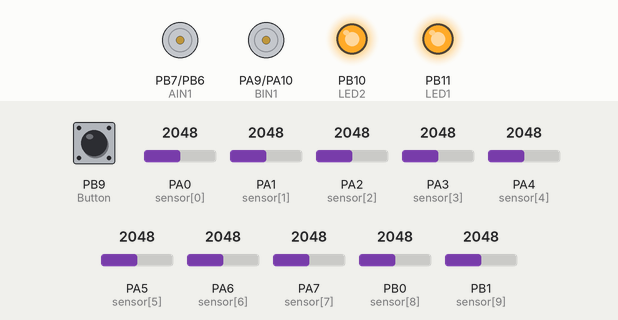
Simulated run of this sketch. Board: STM32 Blue Pill. On the bench: motor-driver pin pairs drawn as motors (green arrow = first pin HIGH = forward, orange = second pin HIGH = backward, longer = more drive, scaled by the enable pin), output pins drawn as LEDs (lit = HIGH). The test bench sets the inputs (shaded band); at power-on: PB9 (Button) HIGH, PA0 (sensor[0]) = 2048, PA2 (sensor[2]) = 2048, PA3 (sensor[3]) = 2048, PA1 (sensor[1]) = 2048, PA4 (sensor[4]) = 2048, PA5 (sensor[5]) = 2048, PA6 (sensor[6]) = 2048, PA7 (sensor[7]) = 2048, PB0 (sensor[8]) = 2048, PB1 (sensor[9]) = 2048.

Above: at 1.2 s.
1.3 s: PB9 (Button) pulled LOW for 0.15 s
At 3.5 s:
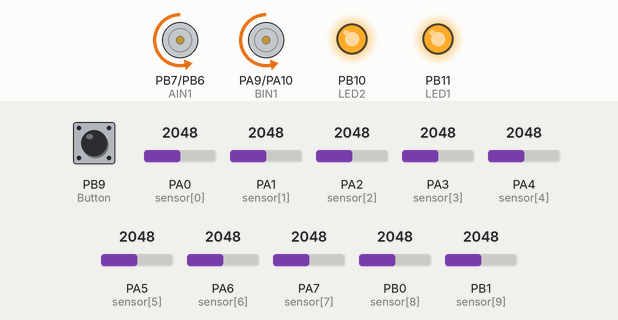
3.8 s: PA0 (sensor[0]) set to 2466
5.3 s: PA0 (sensor[0]) set to 2558
At 6.3 s:
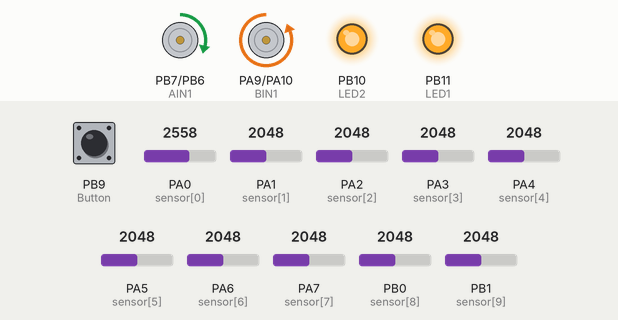
6.8 s: PA2 (sensor[2]) set to 2540
At 7.4 s:
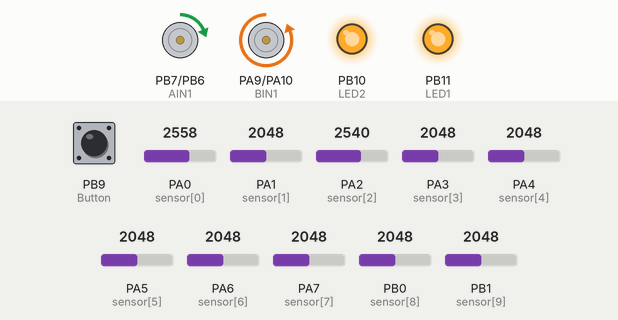
8.3 s: PA3 (sensor[3]) set to 2435
9.8 s: PA3 (sensor[3]) set to 2571
At 10.9 s:
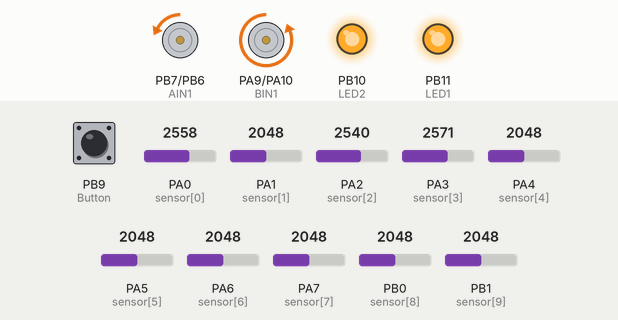
Timing chart, 0 to 12.3 s (numbered marks = the images above; inputs shaded):
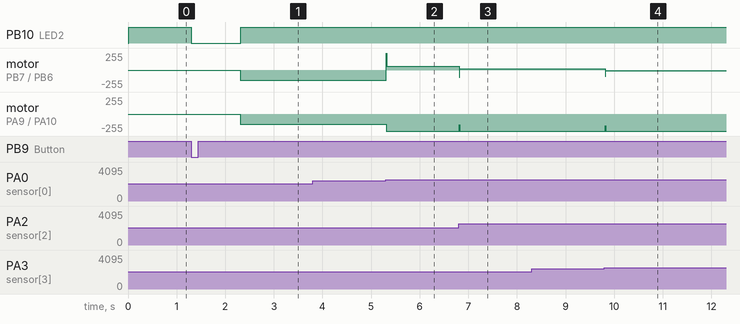

Measured:
- the behaviour switches between 2500 and 2501 on PA0 (sensor[0]) (found by bisection; images 1 and 2)
- after the input at 1.3 s, PB10 (LED2): HIGH → LOW at once, → HIGH 1.0 s later; motor on PB7 (AIN1) / PB6 (AIN2), motor on PA9 (BIN1) / PA10 (BIN2): stopped → backward 150/255 after 1.0 s
- after the input at 3.8 s, every drawn part: stays the same
- after the input at 5.3 s, motor on PB7 (AIN1) / PB6 (AIN2): backward 150/255 → forward 57/255 at once; motor on PA9 (BIN1) / PA10 (BIN2): backward 150/255 → backward 255/255 at once
- after the input at 6.8 s, motor on PB7 (AIN1) / PB6 (AIN2): forward 57/255 → forward 18/255 at once; motor on PA9 (BIN1) / PA10 (BIN2): backward 255/255 → backward 163/255 at once, → backward 255/255 0.01 s later
- after the input at 8.3 s, every drawn part: stays the same
- after the input at 9.8 s, motor on PB7 (AIN1) / PB6 (AIN2): forward 18/255 → backward 13/255 at once; motor on PA9 (BIN1) / PA10 (BIN2): backward 255/255 → backward 178/255 at once, → backward 255/255 0.01 s later

The sketch:

Line_Follower_2_Random_Kinda_Working_Program.ino
```cpp
#include<math.h>
#define LED1 PB11
#define LED2 PB10
#define Button PB9 /*  Se creeaza valori carora le alocam pini, aceeiasi chestie cu "int Button = 13;"*/
#define AIN2 PB6 /* Fiecare variabila careia i se atribuie o valoare in afara unei functii, valoarea ei este considerata ca fiind numarul pinului */
#define AIN1 PB7
#define BIN2 PA10  // intrarile de la motoare
#define BIN1 PA9
#define ENA PB5  //seteaza viteza motoarelor
#define ENB PC13


int sensor[10] = {PA0, PA1, PA2, PA3, PA4, PA5, PA6, PA7, PB0, PB1}; /* Desemnam pinii sensorilor de pe Arduino, pot fi notati fi cu A0-A7 fie cu 18-25, au si alte notatii */

float speedA = 0; /* Deoarece nu exista pinul 0 pe Arduino(incep de la 1) variabilelor le poate fi data valoarea 0, nefiind considerat pin */
float speedB = 0;


int buttonState = 0;
int lastbuttonState = 0;
int x = 0;
float d = 0;
float d2 = 0;
float d3 = 0;
double kp = 0;
double kd = 0;
double ki = 0;
int Speed = 0;
int index1[11];
int s[10];
int valori[10];
int curba0 = 0;
int curba = 0;
int curba2 = 0;
int curba3 = 0;
int curba4 = 0;

void setup() {
  pinMode(LED1, OUTPUT);
  pinMode(LED2, OUTPUT);
  pinMode(AIN1, OUTPUT);
  pinMode(AIN2, OUTPUT);
  pinMode(BIN1, OUTPUT);
  pinMode(BIN2, OUTPUT);
  pinMode(ENA, OUTPUT);
  pinMode(ENB, OUTPUT);
  pinMode(Button, INPUT_PULLUP);/* "INPUT_PULLUP" desemneaza pinul ca fiind de input si il seteaza ca fiind "HIGH" */
  lastbuttonState = digitalRead(Button);
  for(int i = 0; i<10; i++)
    pinMode(sensor[i], INPUT_ANALOG);

  digitalWrite(LED1, HIGH);

  Serial.begin(9600);

  /*kp = 39.5;
    kd = 84;
    ki = 0;
    curba0 = 10;
    curba = 15;
    curba2 = 20;
    curba3 = 25;
    curba4 = 30;
  */
}


void loop() {


for(int i = 0; i<10; i++){
  s[i] = analogRead(sensor[i]); /* Citim valorile sensorilor si le punem intr-un vecctor */
  delay(1); /* Delay de 1 milisecunda penru stabilitate */
}
  d2 = d;
  d = error();

  //Serial.print(d); Serial.print(" ");Serial.print(d2);Serial.println(" ");
  if(isnan(d))
    d = d2;

  Speed = 150;
  kp = 39.5; //39.5
  kd = 125; //100
  ki = 0; //0
  curba0 = 10;
  curba = 15;
  curba2 = 20;
  curba3 = 25;
  curba4 = 30;
  /*if(abs(d) >= 3)
    ki = 0.35;*/
   //Serial.println(Speed);

   /* Formula de reglare PID */
   speedA = Speed + ((kp*d)+(kd*(d-d2))+(ki*(d+d2)));
   speedB = Speed - ((kp*d)+(kd*(d-d2))+(ki*(d+d2)));

   /* Daca valoare vitezei trece peste 255 atunci arduino o scade cu 255 si pune valoarea rezultata ca viteza motoarelor */

     if(abs(d) > 3){
       if(speedA < speedB)
         speedA -= curba4;
       else if(speedB < speedA)
         speedB -= curba4;}
     else if(abs(d) > 2.5){
      if(speedA < speedB)
        speedA -= curba3;
      else if(speedB < speedA)
        speedB -= curba3;
     }else if(abs(d) > 2){
      if(speedA < speedB)
        speedA -= curba2;
      else if(speedB < speedA)
        speedB -= curba2;
     }else if(abs(d) > 1.5){
      if(speedA < speedB)
        speedA -= curba;
      else if(speedB < speedA)
        speedB -= curba;
     }else if(abs(d) > 1){
      if(speedA < speedB)
        speedA -= curba0;
      else if(speedB < speedA)
        speedB -= curba0;
     }
  //Serial.print(speedA); Serial.print(" "); Serial.println(speedB);

  if(speedA > 255)
    speedA = 255;
  if(speedB > 255)
    speedB = 255;
  if(speedA < -255)
    speedA = -255;
  if(speedB < -255)
    speedB = -255;

  Start();

  if(x == 1){
    if(speedB > 0){
      analogWrite(BIN2, abs(speedB));
      analogWrite(BIN1, 0);
      digitalWrite(ENB, HIGH);
    }
    else{
      analogWrite(BIN2, 0);
      analogWrite(BIN1, abs(speedB));
      digitalWrite(ENB, HIGH);
    }


    if(speedA < 0){
      analogWrite(AIN1, abs(speedA));
      analogWrite(AIN2, 0);
      digitalWrite(ENA, HIGH);
    }
    else{
      analogWrite(AIN1, 0);
      analogWrite(AIN2, abs(speedA));
      digitalWrite(ENA, HIGH);
    }
  }
  else {
    digitalWrite(ENB, LOW);
    digitalWrite(ENA, LOW);
  }
}


/* * * * * * * * * * * * * * * * * * * * * * * * * * * * * * * * * * * * * * * * * * * * * * * * * * * * * * * * */


void Start(void){
  /* Citim starea butonului si daca este diferita de starea anterioara si are valoarea "LOW" se seteaza x ca !x */
  buttonState = digitalRead(Button);
  digitalWrite(LED2, HIGH);
    if (buttonState != lastbuttonState){
      if (buttonState == LOW){
        x = !x;
        if(x){
          //Calibrating();
          digitalWrite(LED2, LOW);
          delay(1000);
          //Serial.println(x);
        }
       }
     }
     /* Se updateaza valoarea anterioara */
     lastbuttonState = buttonState;

}
/*
void Calibrating(){
  int i=0;
  long int calibrationStartTime = millis();
  int sensorMax = 0;
  int sensorMin = 1023;
  while(millis() - calibrationStartTime < 5000){
      int sensorValue = analogRead(sensor[i]);
      if(sensorValue < sensorMin)
        sensorValues[i].MIN = sensorValue;
      else if(sensorValue > sensorMax)
        sensorValues[i].MAX = sensorValue;
      if(i<10)
      i++;
      else
      i=0;
  }
}
*/
void Finding(void){
  int n = 0;
  memset(index1, 0, sizeof(index1)); /* Seteaza toate valorile vectorului index1 cu valoarea celui de-al doilea parametru, 0 in cazul acesta */

  //memset(valori, 0, sizeof(valori));

  for(int i = 0; i < 10; i++){

    //Serial.print(s[i]); Serial.print(" "); Serial.print(i); Serial.print(" ");

    if(s[i] > 2500){ /* Daca valoarea citita de sensori este mai mare ca 2500 se memoreaza valoarea si indicele lui in vectorul valori, respectiv index1 */

      //valori[n] = s[i];
      //Serial.print(valori[n]); Serial.print(" ");

      index1[n] = i+1; /* Se retin pozitia + 1 pentru conditia de la "for" din functia "error" de sub, deoarece i incepe de la 0 */

      //Serial.print(index1[n]); Serial.print(" ");

      n++;
    }
  }
    //Serial.println();
}

float error(void){
    Finding();
    /* Se face media aritmetica a pozitiilor valorilor mai mari de 550 si se returneaza rezultatul minus 4.5,
       deoarece aceia este mijlocul senzorului, intre pozitiile 4 si 5 */

    int n = 0;
    int sum = 0;
    float Ma = 0.0;
    for(int i = 0; index1[i] != 0 && i < 10; i++){
      sum += index1[i];
      n++;
      //Serial.print(index1[i]); Serial.print(" ");
    }
    //Serial.println();
    Ma = float(sum)/n;
    //Serial.print(Ma); Serial.print(" ");Serial.print(sum); Serial.print(" ");Serial.print(n); Serial.println(" ");
    return(Ma-5.5);
}
```
